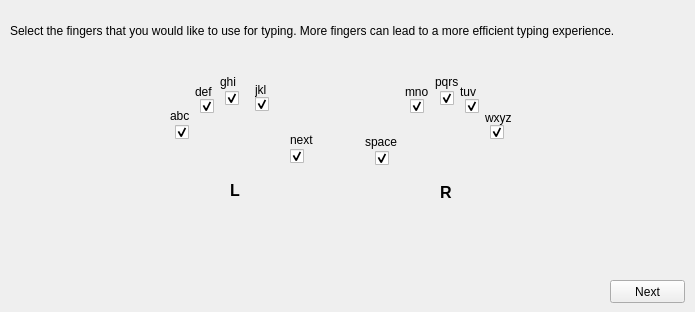
   <widget class="QWidget" name="tab_2">
    <attribute name="title">
     <string>Keyboard Layout</string>
    </attribute>
    <widget class="QLabel" name="label_layout_marker_ri">
     <property name="enabled">
      <bool>true</bool>
     </property>
     <property name="geometry">
      <rect>
       <x>410</x>
       <y>116</y>
       <width>20</width>
       <height>20</height>
      </rect>
     </property>
     <property name="text">
      <string/>
     </property>
     <property name="pixmap">
      <pixmap>red_dot.png</pixmap>
     </property>
     <property name="scaledContents">
      <bool>true</bool>
     </property>
    </widget>
    <widget class="QLabel" name="label_layout_marker_rt">
     <property name="enabled">
      <bool>true</bool>
     </property>
     <property name="geometry">
      <rect>
       <x>375</x>
       <y>168</y>
       <width>20</width>
       <height>20</height>
      </rect>
     </property>
     <property name="text">
      <string/>
     </property>
     <property name="pixmap">
      <pixmap>red_dot.png</pixmap>
     </property>
     <property name="scaledContents">
      <bool>true</bool>
     </property>
    </widget>
    <widget class="QLabel" name="label_layout_marker_rm">
     <property name="enabled">
      <bool>true</bool>
     </property>
     <property name="geometry">
      <rect>
       <x>440</x>
       <y>108</y>
       <width>20</width>
       <height>20</height>
      </rect>
     </property>
     <property name="text">
      <string/>
     </property>
     <property name="pixmap">
      <pixmap>red_dot.png</pixmap>
     </property>
     <property name="scaledContents">
      <bool>true</bool>
     </property>
    </widget>
    <widget class="QLabel" name="label_layout_marker_li">
     <property name="enabled">
      <bool>true</bool>
     </property>
     <property name="geometry">
      <rect>
       <x>250</x>
       <y>114</y>
       <width>20</width>
       <height>20</height>
      </rect>
     </property>
     <property name="text">
      <string/>
     </property>
     <property name="pixmap">
      <pixmap>red_dot.png</pixmap>
     </property>
     <property name="scaledContents">
      <bool>true</bool>
     </property>
    </widget>
    <widget class="QLabel" name="label_layout_marker_lm">
     <property name="enabled">
      <bool>true</bool>
     </property>
     <property name="geometry">
      <rect>
       <x>220</x>
       <y>108</y>
       <width>20</width>
       <height>20</height>
      </rect>
     </property>
     <property name="text">
      <string/>
     </property>
     <property name="pixmap">
      <pixmap>red_dot.png</pixmap>
     </property>
     <property name="scaledContents">
      <bool>true</bool>
     </property>
    </widget>
    <widget class="QLabel" name="label_layout_marker_lp">
     <property name="enabled">
      <bool>true</bool>
     </property>
     <property name="geometry">
      <rect>
       <x>175</x>
       <y>142</y>
       <width>20</width>
       <height>20</height>
      </rect>
     </property>
     <property name="text">
      <string/>
     </property>
     <property name="pixmap">
      <pixmap>red_dot.png</pixmap>
     </property>
     <property name="scaledContents">
      <bool>true</bool>
     </property>
    </widget>
    <widget class="QLabel" name="label_l_3">
     <property name="geometry">
      <rect>
       <x>230</x>
       <y>182</y>
       <width>16</width>
       <height>17</height>
      </rect>
     </property>
     <property name="font">
      <font>
       <pointsize>12</pointsize>
       <weight>75</weight>
       <bold>true</bold>
      </font>
     </property>
     <property name="text">
      <string>L</string>
     </property>
    </widget>
    <widget class="QLabel" name="label_layout_marker_lt">
     <property name="enabled">
      <bool>true</bool>
     </property>
     <property name="geometry">
      <rect>
       <x>285</x>
       <y>166</y>
       <width>20</width>
       <height>20</height>
      </rect>
     </property>
     <property name="text">
      <string/>
     </property>
     <property name="pixmap">
      <pixmap>red_dot.png</pixmap>
     </property>
     <property name="scaledContents">
      <bool>true</bool>
     </property>
    </widget>
    <widget class="QLabel" name="label_r_3">
     <property name="geometry">
      <rect>
       <x>440</x>
       <y>184</y>
       <width>16</width>
       <height>17</height>
      </rect>
     </property>
     <property name="font">
      <font>
       <pointsize>12</pointsize>
       <weight>75</weight>
       <bold>true</bold>
      </font>
     </property>
     <property name="text">
      <string>R</string>
     </property>
    </widget>
    <widget class="QLabel" name="label_layout_marker_lr">
     <property name="enabled">
      <bool>true</bool>
     </property>
     <property name="geometry">
      <rect>
       <x>200</x>
       <y>116</y>
       <width>20</width>
       <height>20</height>
      </rect>
     </property>
     <property name="text">
      <string/>
     </property>
     <property name="pixmap">
      <pixmap>red_dot.png</pixmap>
     </property>
     <property name="scaledContents">
      <bool>true</bool>
     </property>
    </widget>
    <widget class="QLabel" name="label_hand_r_3">
     <property name="geometry">
      <rect>
       <x>380</x>
       <y>118</y>
       <width>120</width>
       <height>120</height>
      </rect>
     </property>
     <property name="text">
      <string/>
     </property>
     <property name="pixmap">
      <pixmap>Hand_R.png</pixmap>
     </property>
     <property name="scaledContents">
      <bool>true</bool>
     </property>
    </widget>
    <widget class="QLabel" name="label_hand_l_3">
     <property name="geometry">
      <rect>
       <x>180</x>
       <y>118</y>
       <width>120</width>
       <height>120</height>
      </rect>
     </property>
     <property name="text">
      <string/>
     </property>
     <property name="pixmap">
      <pixmap>Hand_L.png</pixmap>
     </property>
     <property name="scaledContents">
      <bool>true</bool>
     </property>
    </widget>
    <widget class="QLabel" name="label_layout_marker_rp">
     <property name="enabled">
      <bool>true</bool>
     </property>
     <property name="geometry">
      <rect>
       <x>485</x>
       <y>142</y>
       <width>20</width>
       <height>20</height>
      </rect>
     </property>
     <property name="text">
      <string/>
     </property>
     <property name="pixmap">
      <pixmap>red_dot.png</pixmap>
     </property>
     <property name="scaledContents">
      <bool>true</bool>
     </property>
    </widget>
    <widget class="QLabel" name="label_layout_marker_rr">
     <property name="enabled">
      <bool>true</bool>
     </property>
     <property name="geometry">
      <rect>
       <x>460</x>
       <y>116</y>
       <width>20</width>
       <height>20</height>
      </rect>
     </property>
     <property name="text">
      <string/>
     </property>
     <property name="pixmap">
      <pixmap>red_dot.png</pixmap>
     </property>
     <property name="scaledContents">
      <bool>true</bool>
     </property>
    </widget>
    <widget class="QCheckBox" name="checkBox_keyboard_layout_lp">
     <property name="geometry">
      <rect>
       <x>175</x>
       <y>124</y>
       <width>16</width>
       <height>17</height>
      </rect>
     </property>
     <property name="text">
      <string/>
     </property>
     <property name="checked">
      <bool>true</bool>
     </property>
     <property name="tristate">
      <bool>false</bool>
     </property>
    </widget>
    <widget class="QCheckBox" name="checkBox_keyboard_layout_lr">
     <property name="geometry">
      <rect>
       <x>200</x>
       <y>98</y>
       <width>16</width>
       <height>17</height>
      </rect>
     </property>
     <property name="text">
      <string/>
     </property>
     <property name="checked">
      <bool>true</bool>
     </property>
    </widget>
    <widget class="QCheckBox" name="checkBox_keyboard_layout_lm">
     <property name="geometry">
      <rect>
       <x>225</x>
       <y>90</y>
       <width>16</width>
       <height>17</height>
      </rect>
     </property>
     <property name="text">
      <string/>
     </property>
     <property name="checked">
      <bool>true</bool>
     </property>
    </widget>
    <widget class="QCheckBox" name="checkBox_keyboard_layout_li">
     <property name="geometry">
      <rect>
       <x>255</x>
       <y>96</y>
       <width>16</width>
       <height>17</height>
      </rect>
     </property>
     <property name="text">
      <string/>
     </property>
     <property name="checked">
      <bool>true</bool>
     </property>
    </widget>
    <widget class="QCheckBox" name="checkBox_keyboard_layout_lt">
     <property name="geometry">
      <rect>
       <x>290</x>
       <y>148</y>
       <width>16</width>
       <height>17</height>
      </rect>
     </property>
     <property name="text">
      <string/>
     </property>
     <property name="checked">
      <bool>true</bool>
     </property>
    </widget>
    <widget class="QCheckBox" name="checkBox_keyboard_layout_rt">
     <property name="geometry">
      <rect>
       <x>375</x>
       <y>150</y>
       <width>16</width>
       <height>17</height>
      </rect>
     </property>
     <property name="text">
      <string/>
     </property>
     <property name="checked">
      <bool>true</bool>
     </property>
    </widget>
    <widget class="QCheckBox" name="checkBox_keyboard_layout_ri">
     <property name="geometry">
      <rect>
       <x>410</x>
       <y>98</y>
       <width>16</width>
       <height>17</height>
      </rect>
     </property>
     <property name="text">
      <string/>
     </property>
     <property name="checked">
      <bool>true</bool>
     </property>
    </widget>
    <widget class="QCheckBox" name="checkBox_keyboard_layout_rm">
     <property name="geometry">
      <rect>
       <x>440</x>
       <y>90</y>
       <width>16</width>
       <height>17</height>
      </rect>
     </property>
     <property name="text">
      <string/>
     </property>
     <property name="checked">
      <bool>true</bool>
     </property>
    </widget>
    <widget class="QCheckBox" name="checkBox_keyboard_layout_rr">
     <property name="geometry">
      <rect>
       <x>465</x>
       <y>98</y>
       <width>16</width>
       <height>17</height>
      </rect>
     </property>
     <property name="text">
      <string/>
     </property>
     <property name="checked">
      <bool>true</bool>
     </property>
    </widget>
    <widget class="QCheckBox" name="checkBox_keyboard_layout_rp">
     <property name="geometry">
      <rect>
       <x>490</x>
       <y>124</y>
       <width>16</width>
       <height>17</height>
      </rect>
     </property>
     <property name="text">
      <string/>
     </property>
     <property name="checked">
      <bool>true</bool>
     </property>
    </widget>
    <widget class="QWidget" name="horizontalLayoutWidget_13">
     <property name="geometry">
      <rect>
       <x>10</x>
       <y>10</y>
       <width>676</width>
       <height>41</height>
      </rect>
     </property>
     <layout class="QHBoxLayout" name="horizontalLayout_13">
      <item>
       <widget class="QLabel" name="label_41">
        <property name="text">
         <string>Select the fingers that you would like to use for typing. More fingers can lead to a more efficient typing experience.</string>
        </property>
        <property name="wordWrap">
         <bool>true</bool>
        </property>
       </widget>
      </item>
     </layout>
    </widget>
    <widget class="QPushButton" name="pushButton_next_layout">
     <property name="geometry">
      <rect>
       <x>610</x>
       <y>280</y>
       <width>75</width>
       <height>23</height>
      </rect>
     </property>
     <property name="text">
      <string>Next</string>
     </property>
    </widget>
    <widget class="QLabel" name="label_keyboard_layout_lp">
     <property name="geometry">
      <rect>
       <x>170</x>
       <y>108</y>
       <width>36</width>
       <height>16</height>
      </rect>
     </property>
     <property name="text">
      <string>abc</string>
     </property>
    </widget>
    <widget class="QLabel" name="label_keyboard_layout_lr">
     <property name="geometry">
      <rect>
       <x>195</x>
       <y>84</y>
       <width>36</width>
       <height>16</height>
      </rect>
     </property>
     <property name="sizePolicy">
      <sizepolicy hsizetype="Preferred" vsizetype="Preferred">
       <horstretch>0</horstretch>
       <verstretch>0</verstretch>
      </sizepolicy>
     </property>
     <property name="text">
      <string>def</string>
     </property>
    </widget>
    <widget class="QLabel" name="label_keyboard_layout_lm">
     <property name="geometry">
      <rect>
       <x>220</x>
       <y>74</y>
       <width>36</width>
       <height>16</height>
      </rect>
     </property>
     <property name="text">
      <string>ghi</string>
     </property>
    </widget>
    <widget class="QLabel" name="label_keyboard_layout_li">
     <property name="geometry">
      <rect>
       <x>255</x>
       <y>82</y>
       <width>36</width>
       <height>16</height>
      </rect>
     </property>
     <property name="text">
      <string>jkl</string>
     </property>
    </widget>
    <widget class="QLabel" name="label_keyboard_layout_lt">
     <property name="geometry">
      <rect>
       <x>290</x>
       <y>132</y>
       <width>31</width>
       <height>16</height>
      </rect>
     </property>
     <property name="text">
      <string>next</string>
     </property>
    </widget>
    <widget class="QLabel" name="label_keyboard_layout_rt">
     <property name="geometry">
      <rect>
       <x>365</x>
       <y>134</y>
       <width>36</width>
       <height>16</height>
      </rect>
     </property>
     <property name="text">
      <string>space</string>
     </property>
    </widget>
    <widget class="QLabel" name="label_keyboard_layout_ri">
     <property name="geometry">
      <rect>
       <x>405</x>
       <y>84</y>
       <width>41</width>
       <height>16</height>
      </rect>
     </property>
     <property name="text">
      <string>mno</string>
     </property>
    </widget>
    <widget class="QLabel" name="label_keyboard_layout_rm">
     <property name="geometry">
      <rect>
       <x>435</x>
       <y>74</y>
       <width>41</width>
       <height>16</height>
      </rect>
     </property>
     <property name="text">
      <string>pqrs</string>
     </property>
    </widget>
    <widget class="QLabel" name="label_keyboard_layout_rr">
     <property name="geometry">
      <rect>
       <x>460</x>
       <y>84</y>
       <width>41</width>
       <height>16</height>
      </rect>
     </property>
     <property name="text">
      <string>tuv</string>
     </property>
    </widget>
    <widget class="QLabel" name="label_keyboard_layout_rp">
     <property name="geometry">
      <rect>
       <x>485</x>
       <y>110</y>
       <width>46</width>
       <height>16</height>
      </rect>
     </property>
     <property name="text">
      <string>wxyz</string>
     </property>
    </widget>
    <zorder>label_layout_marker_lt</zorder>
    <zorder>label_layout_marker_lr</zorder>
    <zorder>label_layout_marker_rr</zorder>
    <zorder>label_layout_marker_rt</zorder>
    <zorder>label_layout_marker_lm</zorder>
    <zorder>label_layout_marker_ri</zorder>
    <zorder>label_layout_marker_lp</zorder>
    <zorder>label_layout_marker_rm</zorder>
    <zorder>label_layout_marker_rp</zorder>
    <zorder>label_layout_marker_li</zorder>
    <zorder>label_hand_r_3</zorder>
    <zorder>label_hand_l_3</zorder>
    <zorder>label_l_3</zorder>
    <zorder>label_r_3</zorder>
    <zorder>checkBox_keyboard_layout_lp</zorder>
    <zorder>checkBox_keyboard_layout_lr</zorder>
    <zorder>checkBox_keyboard_layout_lm</zorder>
    <zorder>checkBox_keyboard_layout_li</zorder>
    <zorder>checkBox_keyboard_layout_lt</zorder>
    <zorder>checkBox_keyboard_layout_rt</zorder>
    <zorder>checkBox_keyboard_layout_ri</zorder>
    <zorder>checkBox_keyboard_layout_rm</zorder>
    <zorder>checkBox_keyboard_layout_rr</zorder>
    <zorder>checkBox_keyboard_layout_rp</zorder>
    <zorder>horizontalLayoutWidget_13</zorder>
    <zorder>pushButton_next_layout</zorder>
    <zorder>label_keyboard_layout_lp</zorder>
    <zorder>label_keyboard_layout_lr</zorder>
    <zorder>label_keyboard_layout_lm</zorder>
    <zorder>label_keyboard_layout_li</zorder>
    <zorder>label_keyboard_layout_lt</zorder>
    <zorder>label_keyboard_layout_rt</zorder>
    <zorder>label_keyboard_layout_ri</zorder>
    <zorder>label_keyboard_layout_rm</zorder>
    <zorder>label_keyboard_layout_rr</zorder>
    <zorder>label_keyboard_layout_rp</zorder>
   </widget>
